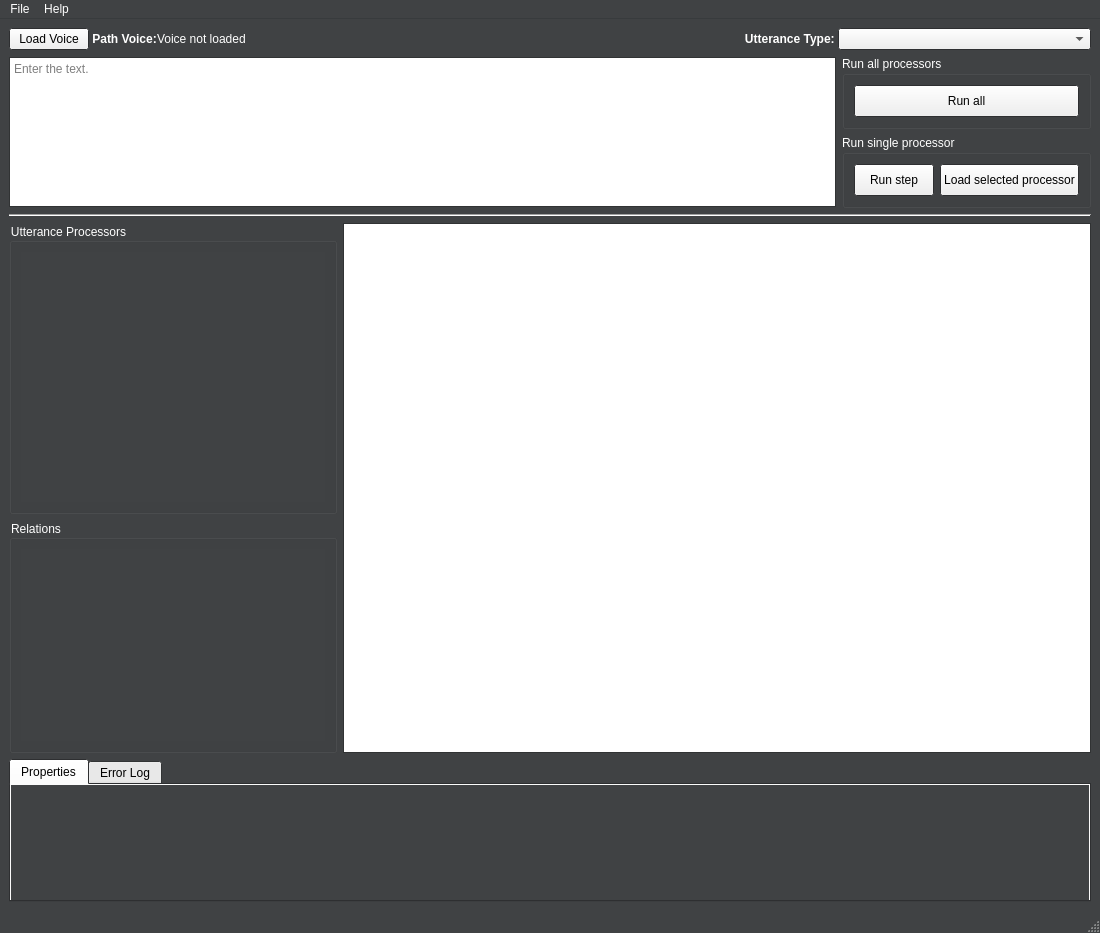
<?xml version="1.0" encoding="UTF-8"?>
<ui version="4.0">
 <class>View</class>
 <widget class="QMainWindow" name="View">
  <property name="geometry">
   <rect>
    <x>0</x>
    <y>0</y>
    <width>1100</width>
    <height>933</height>
   </rect>
  </property>
  <property name="palette">
   <palette>
    <active>
     <colorrole role="WindowText">
      <brush brushstyle="SolidPattern">
       <color alpha="255">
        <red>255</red>
        <green>255</green>
        <blue>255</blue>
       </color>
      </brush>
     </colorrole>
     <colorrole role="Text">
      <brush brushstyle="SolidPattern">
       <color alpha="255">
        <red>0</red>
        <green>0</green>
        <blue>0</blue>
       </color>
      </brush>
     </colorrole>
     <colorrole role="Base">
      <brush brushstyle="SolidPattern">
       <color alpha="255">
        <red>255</red>
        <green>255</green>
        <blue>255</blue>
       </color>
      </brush>
     </colorrole>
     <colorrole role="Window">
      <brush brushstyle="SolidPattern">
       <color alpha="255">
        <red>64</red>
        <green>66</green>
        <blue>68</blue>
       </color>
      </brush>
     </colorrole>
     <colorrole role="ToolTipText">
      <brush brushstyle="SolidPattern">
       <color alpha="255">
        <red>255</red>
        <green>255</green>
        <blue>255</blue>
       </color>
      </brush>
     </colorrole>
    </active>
    <inactive>
     <colorrole role="WindowText">
      <brush brushstyle="SolidPattern">
       <color alpha="255">
        <red>255</red>
        <green>255</green>
        <blue>255</blue>
       </color>
      </brush>
     </colorrole>
     <colorrole role="Text">
      <brush brushstyle="SolidPattern">
       <color alpha="255">
        <red>0</red>
        <green>0</green>
        <blue>0</blue>
       </color>
      </brush>
     </colorrole>
     <colorrole role="Base">
      <brush brushstyle="SolidPattern">
       <color alpha="255">
        <red>255</red>
        <green>255</green>
        <blue>255</blue>
       </color>
      </brush>
     </colorrole>
     <colorrole role="Window">
      <brush brushstyle="SolidPattern">
       <color alpha="255">
        <red>64</red>
        <green>66</green>
        <blue>68</blue>
       </color>
      </brush>
     </colorrole>
     <colorrole role="ToolTipText">
      <brush brushstyle="SolidPattern">
       <color alpha="255">
        <red>255</red>
        <green>255</green>
        <blue>255</blue>
       </color>
      </brush>
     </colorrole>
    </inactive>
    <disabled>
     <colorrole role="WindowText">
      <brush brushstyle="SolidPattern">
       <color alpha="255">
        <red>120</red>
        <green>120</green>
        <blue>120</blue>
       </color>
      </brush>
     </colorrole>
     <colorrole role="Text">
      <brush brushstyle="SolidPattern">
       <color alpha="255">
        <red>120</red>
        <green>120</green>
        <blue>120</blue>
       </color>
      </brush>
     </colorrole>
     <colorrole role="Base">
      <brush brushstyle="SolidPattern">
       <color alpha="255">
        <red>64</red>
        <green>66</green>
        <blue>68</blue>
       </color>
      </brush>
     </colorrole>
     <colorrole role="Window">
      <brush brushstyle="SolidPattern">
       <color alpha="255">
        <red>64</red>
        <green>66</green>
        <blue>68</blue>
       </color>
      </brush>
     </colorrole>
     <colorrole role="ToolTipText">
      <brush brushstyle="SolidPattern">
       <color alpha="255">
        <red>255</red>
        <green>255</green>
        <blue>255</blue>
       </color>
      </brush>
     </colorrole>
    </disabled>
   </palette>
  </property>
  <property name="windowTitle">
   <string>DeSpeect</string>
  </property>
  <property name="windowIcon">
   <iconset>
    <normaloff>logo.png</normaloff>logo.png</iconset>
  </property>
  <widget class="QWidget" name="centralwidget">
   <layout class="QVBoxLayout" name="verticalLayout_3">
    <property name="sizeConstraint">
     <enum>QLayout::SetMaximumSize</enum>
    </property>
    <item>
     <layout class="QVBoxLayout" name="LayoutSettings" stretch="0,0">
      <property name="spacing">
       <number>0</number>
      </property>
      <property name="sizeConstraint">
       <enum>QLayout::SetDefaultConstraint</enum>
      </property>
      <item>
       <layout class="QHBoxLayout" name="horizontalLayout">
        <property name="bottomMargin">
         <number>6</number>
        </property>
        <item>
         <widget class="QPushButton" name="loadVoiceButton">
          <property name="maximumSize">
           <size>
            <width>100</width>
            <height>25</height>
           </size>
          </property>
          <property name="text">
           <string>Load Voice</string>
          </property>
         </widget>
        </item>
        <item>
         <widget class="QLabel" name="label">
          <property name="maximumSize">
           <size>
            <width>82</width>
            <height>25</height>
           </size>
          </property>
          <property name="font">
           <font>
            <pointsize>9</pointsize>
            <weight>75</weight>
            <bold>true</bold>
           </font>
          </property>
          <property name="text">
           <string> Path Voice:</string>
          </property>
         </widget>
        </item>
        <item>
         <widget class="QLabel" name="VoicePath">
          <property name="maximumSize">
           <size>
            <width>800</width>
            <height>16777215</height>
           </size>
          </property>
          <property name="text">
           <string>Voice not loaded</string>
          </property>
         </widget>
        </item>
        <item>
         <spacer name="horizontalSpacer">
          <property name="orientation">
           <enum>Qt::Horizontal</enum>
          </property>
          <property name="sizeHint" stdset="0">
           <size>
            <width>40</width>
            <height>20</height>
           </size>
          </property>
         </spacer>
        </item>
        <item alignment="Qt::AlignRight">
         <widget class="QLabel" name="label_2">
          <property name="maximumSize">
           <size>
            <width>226</width>
            <height>25</height>
           </size>
          </property>
          <property name="font">
           <font>
            <pointsize>9</pointsize>
            <weight>75</weight>
            <bold>true</bold>
           </font>
          </property>
          <property name="text">
           <string>   Utterance Type: </string>
          </property>
          <property name="alignment">
           <set>Qt::AlignRight|Qt::AlignTrailing|Qt::AlignVCenter</set>
          </property>
         </widget>
        </item>
        <item alignment="Qt::AlignRight">
         <widget class="QComboBox" name="UtteranceType">
          <property name="enabled">
           <bool>true</bool>
          </property>
          <property name="minimumSize">
           <size>
            <width>253</width>
            <height>0</height>
           </size>
          </property>
          <property name="maximumSize">
           <size>
            <width>300</width>
            <height>25</height>
           </size>
          </property>
          <property name="editable">
           <bool>false</bool>
          </property>
         </widget>
        </item>
       </layout>
      </item>
      <item>
       <layout class="QHBoxLayout" name="horizontalLayout_2">
        <property name="spacing">
         <number>6</number>
        </property>
        <property name="sizeConstraint">
         <enum>QLayout::SetDefaultConstraint</enum>
        </property>
        <item alignment="Qt::AlignVCenter">
         <widget class="QTextEdit" name="UtteranceText">
          <property name="minimumSize">
           <size>
            <width>805</width>
            <height>150</height>
           </size>
          </property>
          <property name="maximumSize">
           <size>
            <width>16777215</width>
            <height>100</height>
           </size>
          </property>
          <property name="palette">
           <palette>
            <active>
             <colorrole role="Text">
              <brush brushstyle="SolidPattern">
               <color alpha="255">
                <red>0</red>
                <green>0</green>
                <blue>0</blue>
               </color>
              </brush>
             </colorrole>
             <colorrole role="Base">
              <brush brushstyle="SolidPattern">
               <color alpha="255">
                <red>255</red>
                <green>255</green>
                <blue>255</blue>
               </color>
              </brush>
             </colorrole>
            </active>
            <inactive>
             <colorrole role="Text">
              <brush brushstyle="SolidPattern">
               <color alpha="255">
                <red>0</red>
                <green>0</green>
                <blue>0</blue>
               </color>
              </brush>
             </colorrole>
             <colorrole role="Base">
              <brush brushstyle="SolidPattern">
               <color alpha="255">
                <red>255</red>
                <green>255</green>
                <blue>255</blue>
               </color>
              </brush>
             </colorrole>
            </inactive>
            <disabled>
             <colorrole role="Text">
              <brush brushstyle="SolidPattern">
               <color alpha="255">
                <red>0</red>
                <green>0</green>
                <blue>0</blue>
               </color>
              </brush>
             </colorrole>
             <colorrole role="Base">
              <brush brushstyle="SolidPattern">
               <color alpha="255">
                <red>231</red>
                <green>233</green>
                <blue>234</blue>
               </color>
              </brush>
             </colorrole>
            </disabled>
           </palette>
          </property>
          <property name="html">
           <string>&lt;!DOCTYPE HTML PUBLIC &quot;-//W3C//DTD HTML 4.0//EN&quot; &quot;http://www.w3.org/TR/REC-html40/strict.dtd&quot;&gt;
&lt;html&gt;&lt;head&gt;&lt;meta name=&quot;qrichtext&quot; content=&quot;1&quot; /&gt;&lt;style type=&quot;text/css&quot;&gt;
p, li { white-space: pre-wrap; }
&lt;/style&gt;&lt;/head&gt;&lt;body style=&quot; font-family:'Sans Serif'; font-size:9pt; font-weight:400; font-style:normal;&quot;&gt;
&lt;p style=&quot;-qt-paragraph-type:empty; margin-top:0px; margin-bottom:0px; margin-left:0px; margin-right:0px; -qt-block-indent:0; text-indent:0px;&quot;&gt;&lt;br /&gt;&lt;/p&gt;&lt;/body&gt;&lt;/html&gt;</string>
          </property>
          <property name="placeholderText">
           <string>Enter the text.</string>
          </property>
         </widget>
        </item>
        <item>
         <layout class="QVBoxLayout" name="verticalLayout_4">
          <item>
           <widget class="QGroupBox" name="groupBox">
            <property name="palette">
             <palette>
              <active>
               <colorrole role="WindowText">
                <brush brushstyle="SolidPattern">
                 <color alpha="255">
                  <red>255</red>
                  <green>255</green>
                  <blue>255</blue>
                 </color>
                </brush>
               </colorrole>
              </active>
              <inactive>
               <colorrole role="WindowText">
                <brush brushstyle="SolidPattern">
                 <color alpha="255">
                  <red>255</red>
                  <green>255</green>
                  <blue>255</blue>
                 </color>
                </brush>
               </colorrole>
              </inactive>
              <disabled>
               <colorrole role="WindowText">
                <brush brushstyle="SolidPattern">
                 <color alpha="255">
                  <red>120</red>
                  <green>120</green>
                  <blue>120</blue>
                 </color>
                </brush>
               </colorrole>
              </disabled>
             </palette>
            </property>
            <property name="title">
             <string>Run all processors</string>
            </property>
            <layout class="QHBoxLayout" name="horizontalLayout_5">
             <item>
              <widget class="QPushButton" name="ExecuteAll">
               <property name="minimumSize">
                <size>
                 <width>0</width>
                 <height>32</height>
                </size>
               </property>
               <property name="text">
                <string>Run all</string>
               </property>
              </widget>
             </item>
            </layout>
           </widget>
          </item>
          <item>
           <widget class="QGroupBox" name="groupBox_2">
            <property name="palette">
             <palette>
              <active>
               <colorrole role="WindowText">
                <brush brushstyle="SolidPattern">
                 <color alpha="255">
                  <red>255</red>
                  <green>255</green>
                  <blue>255</blue>
                 </color>
                </brush>
               </colorrole>
              </active>
              <inactive>
               <colorrole role="WindowText">
                <brush brushstyle="SolidPattern">
                 <color alpha="255">
                  <red>255</red>
                  <green>255</green>
                  <blue>255</blue>
                 </color>
                </brush>
               </colorrole>
              </inactive>
              <disabled>
               <colorrole role="WindowText">
                <brush brushstyle="SolidPattern">
                 <color alpha="255">
                  <red>120</red>
                  <green>120</green>
                  <blue>120</blue>
                 </color>
                </brush>
               </colorrole>
              </disabled>
             </palette>
            </property>
            <property name="title">
             <string>Run single processor</string>
            </property>
            <layout class="QHBoxLayout" name="horizontalLayout_6">
             <item>
              <widget class="QPushButton" name="ExecuteSingle">
               <property name="enabled">
                <bool>true</bool>
               </property>
               <property name="minimumSize">
                <size>
                 <width>0</width>
                 <height>32</height>
                </size>
               </property>
               <property name="text">
                <string>Run step</string>
               </property>
               <property name="iconSize">
                <size>
                 <width>23</width>
                 <height>23</height>
                </size>
               </property>
              </widget>
             </item>
             <item>
              <widget class="QPushButton" name="LoadProcessor">
               <property name="minimumSize">
                <size>
                 <width>0</width>
                 <height>32</height>
                </size>
               </property>
               <property name="text">
                <string>Load selected processor</string>
               </property>
               <property name="iconSize">
                <size>
                 <width>23</width>
                 <height>23</height>
                </size>
               </property>
              </widget>
             </item>
            </layout>
           </widget>
          </item>
         </layout>
        </item>
       </layout>
      </item>
     </layout>
    </item>
    <item>
     <widget class="Line" name="line">
      <property name="orientation">
       <enum>Qt::Horizontal</enum>
      </property>
     </widget>
    </item>
    <item>
     <layout class="QVBoxLayout" name="verticalLayout">
      <property name="sizeConstraint">
       <enum>QLayout::SetMaximumSize</enum>
      </property>
      <item>
       <layout class="QHBoxLayout" name="horizontalLayout_3">
        <property name="sizeConstraint">
         <enum>QLayout::SetMaximumSize</enum>
        </property>
        <item>
         <layout class="QVBoxLayout" name="verticalLayout_2">
          <property name="spacing">
           <number>6</number>
          </property>
          <property name="topMargin">
           <number>0</number>
          </property>
          <property name="bottomMargin">
           <number>0</number>
          </property>
          <item>
           <widget class="QGroupBox" name="ProcessorGroupBox">
            <property name="maximumSize">
             <size>
              <width>328</width>
              <height>16777215</height>
             </size>
            </property>
            <property name="palette">
             <palette>
              <active>
               <colorrole role="WindowText">
                <brush brushstyle="SolidPattern">
                 <color alpha="255">
                  <red>255</red>
                  <green>255</green>
                  <blue>255</blue>
                 </color>
                </brush>
               </colorrole>
               <colorrole role="Text">
                <brush brushstyle="SolidPattern">
                 <color alpha="255">
                  <red>255</red>
                  <green>255</green>
                  <blue>255</blue>
                 </color>
                </brush>
               </colorrole>
               <colorrole role="ButtonText">
                <brush brushstyle="SolidPattern">
                 <color alpha="255">
                  <red>255</red>
                  <green>255</green>
                  <blue>255</blue>
                 </color>
                </brush>
               </colorrole>
              </active>
              <inactive>
               <colorrole role="WindowText">
                <brush brushstyle="SolidPattern">
                 <color alpha="255">
                  <red>255</red>
                  <green>255</green>
                  <blue>255</blue>
                 </color>
                </brush>
               </colorrole>
               <colorrole role="Text">
                <brush brushstyle="SolidPattern">
                 <color alpha="255">
                  <red>255</red>
                  <green>255</green>
                  <blue>255</blue>
                 </color>
                </brush>
               </colorrole>
               <colorrole role="ButtonText">
                <brush brushstyle="SolidPattern">
                 <color alpha="255">
                  <red>255</red>
                  <green>255</green>
                  <blue>255</blue>
                 </color>
                </brush>
               </colorrole>
              </inactive>
              <disabled>
               <colorrole role="WindowText">
                <brush brushstyle="SolidPattern">
                 <color alpha="255">
                  <red>255</red>
                  <green>255</green>
                  <blue>255</blue>
                 </color>
                </brush>
               </colorrole>
               <colorrole role="Text">
                <brush brushstyle="SolidPattern">
                 <color alpha="255">
                  <red>255</red>
                  <green>255</green>
                  <blue>255</blue>
                 </color>
                </brush>
               </colorrole>
               <colorrole role="ButtonText">
                <brush brushstyle="SolidPattern">
                 <color alpha="255">
                  <red>255</red>
                  <green>255</green>
                  <blue>255</blue>
                 </color>
                </brush>
               </colorrole>
              </disabled>
             </palette>
            </property>
            <property name="styleSheet">
             <string notr="true">color:rgb(255, 255, 255);</string>
            </property>
            <property name="title">
             <string>Utterance Processors</string>
            </property>
            <property name="alignment">
             <set>Qt::AlignLeading|Qt::AlignLeft|Qt::AlignTop</set>
            </property>
            <layout class="QVBoxLayout" name="verticalLayout_6">
             <property name="sizeConstraint">
              <enum>QLayout::SetMinimumSize</enum>
             </property>
             <item>
              <widget class="QListView" name="ProcessorsView">
               <property name="maximumSize">
                <size>
                 <width>16777215</width>
                 <height>16777215</height>
                </size>
               </property>
               <property name="palette">
                <palette>
                 <active>
                  <colorrole role="WindowText">
                   <brush brushstyle="SolidPattern">
                    <color alpha="255">
                     <red>255</red>
                     <green>255</green>
                     <blue>255</blue>
                    </color>
                   </brush>
                  </colorrole>
                  <colorrole role="Text">
                   <brush brushstyle="SolidPattern">
                    <color alpha="255">
                     <red>255</red>
                     <green>255</green>
                     <blue>255</blue>
                    </color>
                   </brush>
                  </colorrole>
                  <colorrole role="ButtonText">
                   <brush brushstyle="SolidPattern">
                    <color alpha="255">
                     <red>255</red>
                     <green>255</green>
                     <blue>255</blue>
                    </color>
                   </brush>
                  </colorrole>
                  <colorrole role="Base">
                   <brush brushstyle="SolidPattern">
                    <color alpha="255">
                     <red>64</red>
                     <green>66</green>
                     <blue>68</blue>
                    </color>
                   </brush>
                  </colorrole>
                 </active>
                 <inactive>
                  <colorrole role="WindowText">
                   <brush brushstyle="SolidPattern">
                    <color alpha="255">
                     <red>255</red>
                     <green>255</green>
                     <blue>255</blue>
                    </color>
                   </brush>
                  </colorrole>
                  <colorrole role="Text">
                   <brush brushstyle="SolidPattern">
                    <color alpha="255">
                     <red>255</red>
                     <green>255</green>
                     <blue>255</blue>
                    </color>
                   </brush>
                  </colorrole>
                  <colorrole role="ButtonText">
                   <brush brushstyle="SolidPattern">
                    <color alpha="255">
                     <red>255</red>
                     <green>255</green>
                     <blue>255</blue>
                    </color>
                   </brush>
                  </colorrole>
                  <colorrole role="Base">
                   <brush brushstyle="SolidPattern">
                    <color alpha="255">
                     <red>64</red>
                     <green>66</green>
                     <blue>68</blue>
                    </color>
                   </brush>
                  </colorrole>
                 </inactive>
                 <disabled>
                  <colorrole role="WindowText">
                   <brush brushstyle="SolidPattern">
                    <color alpha="255">
                     <red>255</red>
                     <green>255</green>
                     <blue>255</blue>
                    </color>
                   </brush>
                  </colorrole>
                  <colorrole role="Text">
                   <brush brushstyle="SolidPattern">
                    <color alpha="255">
                     <red>255</red>
                     <green>255</green>
                     <blue>255</blue>
                    </color>
                   </brush>
                  </colorrole>
                  <colorrole role="ButtonText">
                   <brush brushstyle="SolidPattern">
                    <color alpha="255">
                     <red>255</red>
                     <green>255</green>
                     <blue>255</blue>
                    </color>
                   </brush>
                  </colorrole>
                  <colorrole role="Base">
                   <brush brushstyle="SolidPattern">
                    <color alpha="255">
                     <red>239</red>
                     <green>235</green>
                     <blue>231</blue>
                    </color>
                   </brush>
                  </colorrole>
                 </disabled>
                </palette>
               </property>
               <property name="frameShape">
                <enum>QFrame::NoFrame</enum>
               </property>
               <property name="editTriggers">
                <set>QAbstractItemView::NoEditTriggers</set>
               </property>
               <property name="showDropIndicator" stdset="0">
                <bool>false</bool>
               </property>
              </widget>
             </item>
            </layout>
           </widget>
          </item>
          <item alignment="Qt::AlignTop">
           <widget class="QGroupBox" name="relationGroupBox">
            <property name="enabled">
             <bool>true</bool>
            </property>
            <property name="maximumSize">
             <size>
              <width>328</width>
              <height>16777215</height>
             </size>
            </property>
            <property name="styleSheet">
             <string notr="true">color:rgb(255, 255, 255);</string>
            </property>
            <property name="title">
             <string>Relations</string>
            </property>
            <property name="alignment">
             <set>Qt::AlignLeading|Qt::AlignLeft|Qt::AlignTop</set>
            </property>
            <layout class="QVBoxLayout" name="verticalLayout_5">
             <property name="sizeConstraint">
              <enum>QLayout::SetMinimumSize</enum>
             </property>
             <item>
              <widget class="QListView" name="relationsView">
               <property name="maximumSize">
                <size>
                 <width>16777215</width>
                 <height>16777215</height>
                </size>
               </property>
               <property name="palette">
                <palette>
                 <active>
                  <colorrole role="WindowText">
                   <brush brushstyle="SolidPattern">
                    <color alpha="255">
                     <red>255</red>
                     <green>255</green>
                     <blue>255</blue>
                    </color>
                   </brush>
                  </colorrole>
                  <colorrole role="Text">
                   <brush brushstyle="SolidPattern">
                    <color alpha="255">
                     <red>255</red>
                     <green>255</green>
                     <blue>255</blue>
                    </color>
                   </brush>
                  </colorrole>
                  <colorrole role="ButtonText">
                   <brush brushstyle="SolidPattern">
                    <color alpha="255">
                     <red>255</red>
                     <green>255</green>
                     <blue>255</blue>
                    </color>
                   </brush>
                  </colorrole>
                  <colorrole role="Base">
                   <brush brushstyle="SolidPattern">
                    <color alpha="255">
                     <red>64</red>
                     <green>66</green>
                     <blue>68</blue>
                    </color>
                   </brush>
                  </colorrole>
                 </active>
                 <inactive>
                  <colorrole role="WindowText">
                   <brush brushstyle="SolidPattern">
                    <color alpha="255">
                     <red>255</red>
                     <green>255</green>
                     <blue>255</blue>
                    </color>
                   </brush>
                  </colorrole>
                  <colorrole role="Text">
                   <brush brushstyle="SolidPattern">
                    <color alpha="255">
                     <red>255</red>
                     <green>255</green>
                     <blue>255</blue>
                    </color>
                   </brush>
                  </colorrole>
                  <colorrole role="ButtonText">
                   <brush brushstyle="SolidPattern">
                    <color alpha="255">
                     <red>255</red>
                     <green>255</green>
                     <blue>255</blue>
                    </color>
                   </brush>
                  </colorrole>
                  <colorrole role="Base">
                   <brush brushstyle="SolidPattern">
                    <color alpha="255">
                     <red>64</red>
                     <green>66</green>
                     <blue>68</blue>
                    </color>
                   </brush>
                  </colorrole>
                 </inactive>
                 <disabled>
                  <colorrole role="WindowText">
                   <brush brushstyle="SolidPattern">
                    <color alpha="255">
                     <red>255</red>
                     <green>255</green>
                     <blue>255</blue>
                    </color>
                   </brush>
                  </colorrole>
                  <colorrole role="Text">
                   <brush brushstyle="SolidPattern">
                    <color alpha="255">
                     <red>255</red>
                     <green>255</green>
                     <blue>255</blue>
                    </color>
                   </brush>
                  </colorrole>
                  <colorrole role="ButtonText">
                   <brush brushstyle="SolidPattern">
                    <color alpha="255">
                     <red>255</red>
                     <green>255</green>
                     <blue>255</blue>
                    </color>
                   </brush>
                  </colorrole>
                  <colorrole role="Base">
                   <brush brushstyle="SolidPattern">
                    <color alpha="255">
                     <red>239</red>
                     <green>235</green>
                     <blue>231</blue>
                    </color>
                   </brush>
                  </colorrole>
                 </disabled>
                </palette>
               </property>
               <property name="frameShape">
                <enum>QFrame::NoFrame</enum>
               </property>
              </widget>
             </item>
            </layout>
           </widget>
          </item>
         </layout>
        </item>
        <item>
         <widget class="QGraphicsView" name="graphicsView">
          <property name="enabled">
           <bool>true</bool>
          </property>
          <property name="minimumSize">
           <size>
            <width>740</width>
            <height>530</height>
           </size>
          </property>
          <property name="maximumSize">
           <size>
            <width>16777215</width>
            <height>16777215</height>
           </size>
          </property>
          <property name="viewportUpdateMode">
           <enum>QGraphicsView::FullViewportUpdate</enum>
          </property>
         </widget>
        </item>
       </layout>
      </item>
      <item>
       <widget class="QTabWidget" name="tabWidget">
        <property name="palette">
         <palette>
          <active>
           <colorrole role="WindowText">
            <brush brushstyle="SolidPattern">
             <color alpha="255">
              <red>0</red>
              <green>0</green>
              <blue>0</blue>
             </color>
            </brush>
           </colorrole>
          </active>
          <inactive>
           <colorrole role="WindowText">
            <brush brushstyle="SolidPattern">
             <color alpha="255">
              <red>0</red>
              <green>0</green>
              <blue>0</blue>
             </color>
            </brush>
           </colorrole>
          </inactive>
          <disabled>
           <colorrole role="WindowText">
            <brush brushstyle="SolidPattern">
             <color alpha="255">
              <red>120</red>
              <green>120</green>
              <blue>120</blue>
             </color>
            </brush>
           </colorrole>
          </disabled>
         </palette>
        </property>
        <widget class="QWidget" name="PropertiesLayout">
         <property name="palette">
          <palette>
           <active>
            <colorrole role="Base">
             <brush brushstyle="SolidPattern">
              <color alpha="255">
               <red>255</red>
               <green>255</green>
               <blue>255</blue>
              </color>
             </brush>
            </colorrole>
            <colorrole role="Window">
             <brush brushstyle="SolidPattern">
              <color alpha="255">
               <red>64</red>
               <green>66</green>
               <blue>68</blue>
              </color>
             </brush>
            </colorrole>
           </active>
           <inactive>
            <colorrole role="Base">
             <brush brushstyle="SolidPattern">
              <color alpha="255">
               <red>255</red>
               <green>255</green>
               <blue>255</blue>
              </color>
             </brush>
            </colorrole>
            <colorrole role="Window">
             <brush brushstyle="SolidPattern">
              <color alpha="255">
               <red>64</red>
               <green>66</green>
               <blue>68</blue>
              </color>
             </brush>
            </colorrole>
           </inactive>
           <disabled>
            <colorrole role="Base">
             <brush brushstyle="SolidPattern">
              <color alpha="255">
               <red>64</red>
               <green>66</green>
               <blue>68</blue>
              </color>
             </brush>
            </colorrole>
            <colorrole role="Window">
             <brush brushstyle="SolidPattern">
              <color alpha="255">
               <red>64</red>
               <green>66</green>
               <blue>68</blue>
              </color>
             </brush>
            </colorrole>
           </disabled>
          </palette>
         </property>
         <property name="autoFillBackground">
          <bool>true</bool>
         </property>
         <attribute name="title">
          <string>Properties</string>
         </attribute>
         <layout class="QHBoxLayout" name="horizontalLayout_7">
          <item>
           <widget class="QTableView" name="PropertyTable">
            <property name="palette">
             <palette>
              <active>
               <colorrole role="Base">
                <brush brushstyle="SolidPattern">
                 <color alpha="255">
                  <red>64</red>
                  <green>66</green>
                  <blue>68</blue>
                 </color>
                </brush>
               </colorrole>
              </active>
              <inactive>
               <colorrole role="Base">
                <brush brushstyle="SolidPattern">
                 <color alpha="255">
                  <red>64</red>
                  <green>66</green>
                  <blue>68</blue>
                 </color>
                </brush>
               </colorrole>
              </inactive>
              <disabled>
               <colorrole role="Base">
                <brush brushstyle="SolidPattern">
                 <color alpha="255">
                  <red>64</red>
                  <green>66</green>
                  <blue>68</blue>
                 </color>
                </brush>
               </colorrole>
              </disabled>
             </palette>
            </property>
            <property name="frameShape">
             <enum>QFrame::NoFrame</enum>
            </property>
            <attribute name="horizontalHeaderVisible">
             <bool>false</bool>
            </attribute>
            <attribute name="horizontalHeaderStretchLastSection">
             <bool>true</bool>
            </attribute>
            <attribute name="verticalHeaderStretchLastSection">
             <bool>false</bool>
            </attribute>
           </widget>
          </item>
         </layout>
        </widget>
        <widget class="QWidget" name="ErrorLogLayout">
         <property name="autoFillBackground">
          <bool>true</bool>
         </property>
         <attribute name="title">
          <string>Error Log</string>
         </attribute>
         <layout class="QHBoxLayout" name="horizontalLayout_8">
          <item>
           <widget class="QPlainTextEdit" name="ErrorLog">
            <property name="readOnly">
             <bool>true</bool>
            </property>
           </widget>
          </item>
          <item alignment="Qt::AlignTop">
           <widget class="QPushButton" name="LogClear">
            <property name="text">
             <string>Clear Log</string>
            </property>
           </widget>
          </item>
         </layout>
        </widget>
       </widget>
      </item>
     </layout>
    </item>
   </layout>
  </widget>
  <widget class="QMenuBar" name="menubar">
   <property name="geometry">
    <rect>
     <x>0</x>
     <y>0</y>
     <width>1100</width>
     <height>19</height>
    </rect>
   </property>
   <property name="palette">
    <palette>
     <active>
      <colorrole role="ButtonText">
       <brush brushstyle="SolidPattern">
        <color alpha="255">
         <red>255</red>
         <green>255</green>
         <blue>255</blue>
        </color>
       </brush>
      </colorrole>
     </active>
     <inactive>
      <colorrole role="ButtonText">
       <brush brushstyle="SolidPattern">
        <color alpha="255">
         <red>255</red>
         <green>255</green>
         <blue>255</blue>
        </color>
       </brush>
      </colorrole>
     </inactive>
     <disabled>
      <colorrole role="ButtonText">
       <brush brushstyle="SolidPattern">
        <color alpha="255">
         <red>190</red>
         <green>190</green>
         <blue>190</blue>
        </color>
       </brush>
      </colorrole>
     </disabled>
    </palette>
   </property>
   <widget class="QMenu" name="menuFile">
    <property name="title">
     <string>File</string>
    </property>
    <addaction name="actionLoadVoiceJSon"/>
    <addaction name="actionSaveVoiceJSon"/>
    <addaction name="separator"/>
    <addaction name="actionLoad_Status"/>
    <addaction name="actionSave_Status"/>
    <addaction name="separator"/>
    <addaction name="actionSave_wav"/>
    <addaction name="separator"/>
    <addaction name="actionSearch_from_path"/>
    <addaction name="separator"/>
    <addaction name="actionExit"/>
   </widget>
   <widget class="QMenu" name="menuHelp">
    <property name="title">
     <string>Help</string>
    </property>
    <addaction name="actionManual"/>
    <addaction name="separator"/>
    <addaction name="actionLicence"/>
   </widget>
   <addaction name="menuFile"/>
   <addaction name="menuHelp"/>
  </widget>
  <widget class="QStatusBar" name="statusbar"/>
  <action name="actionLoadVoiceJSon">
   <property name="text">
    <string>Load Voice JSon</string>
   </property>
  </action>
  <action name="actionLoad_Status">
   <property name="enabled">
    <bool>false</bool>
   </property>
   <property name="text">
    <string>Load HRG Graph</string>
   </property>
   <property name="visible">
    <bool>false</bool>
   </property>
  </action>
  <action name="actionSave_Status">
   <property name="enabled">
    <bool>false</bool>
   </property>
   <property name="text">
    <string>Save HRG Graph</string>
   </property>
   <property name="visible">
    <bool>false</bool>
   </property>
  </action>
  <action name="actionSave_wav">
   <property name="enabled">
    <bool>true</bool>
   </property>
   <property name="text">
    <string>Save Audio file</string>
   </property>
  </action>
  <action name="actionExit">
   <property name="enabled">
    <bool>false</bool>
   </property>
   <property name="text">
    <string>Exit</string>
   </property>
  </action>
  <action name="actionManual">
   <property name="enabled">
    <bool>false</bool>
   </property>
   <property name="text">
    <string>Manual</string>
   </property>
  </action>
  <action name="actionLicence">
   <property name="enabled">
    <bool>false</bool>
   </property>
   <property name="text">
    <string>Licence</string>
   </property>
  </action>
  <action name="actionSaveVoiceJSon">
   <property name="enabled">
    <bool>false</bool>
   </property>
   <property name="text">
    <string>Save Voice JSon</string>
   </property>
   <property name="visible">
    <bool>false</bool>
   </property>
  </action>
  <action name="actionSearch_from_path">
   <property name="enabled">
    <bool>false</bool>
   </property>
   <property name="text">
    <string>Search from path</string>
   </property>
   <property name="visible">
    <bool>false</bool>
   </property>
  </action>
 </widget>
 <resources/>
 <connections/>
</ui>
